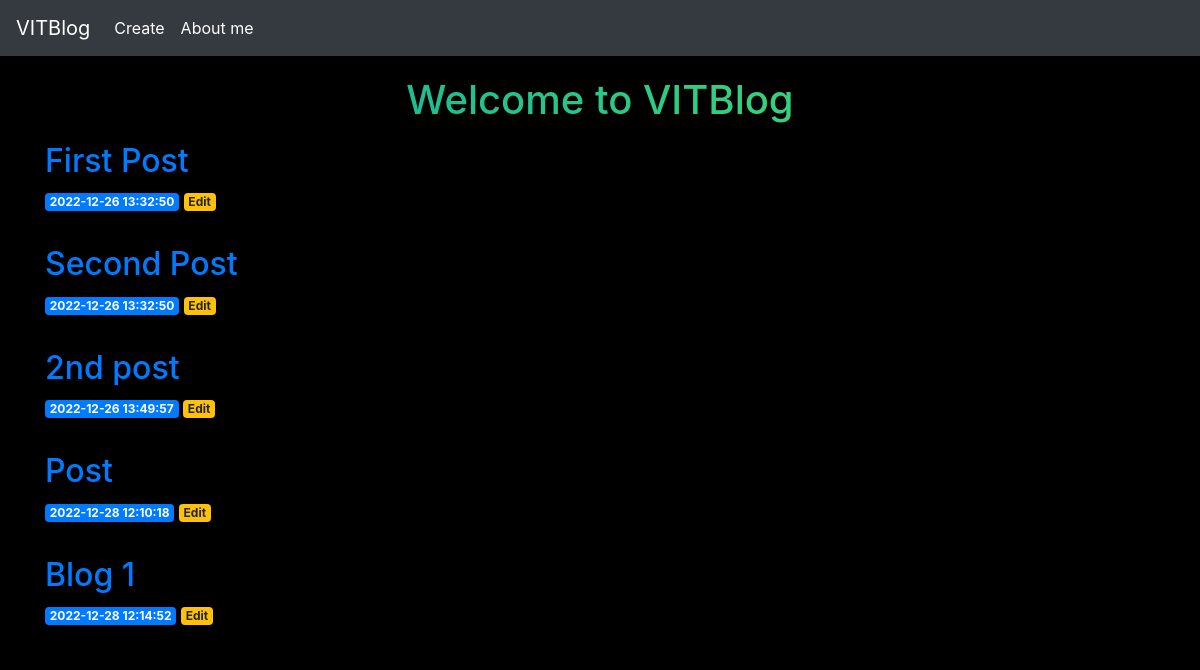
The page / on the database its author committed.
### tables this page shows
CREATE TABLE posts (
    id INTEGER PRIMARY KEY AUTOINCREMENT,
    created TIMESTAMP NOT NULL DEFAULT CURRENT_TIMESTAMP,
    title TEXT NOT NULL,
    content TEXT NOT NULL
);

### app.py (the view)
@app.route('/')
def index():
    conn = get_db_connection()
    posts = conn.execute('SELECT * FROM posts').fetchall()
    conn.close()
    return render_template('index.html', posts=posts)

### app.py (called while the page is built)
def get_db_connection():
    conn = sqlite3.connect('database.db')
    conn.row_factory = sqlite3.Row
    return conn

### templates/index.html
{% extends 'base.html' %}
{% block content %}
    <h1 class = "pad" >{% block title %} Welcome to VITBlog {% endblock %}</h1>
    {% for post in posts %}
        <a href="{{ url_for('post', post_id=post['id']) }}">
            <h2>{{ post['title'] }}</h2>
        </a>
        <span class="badge badge-primary">{{ post['created'] }}</span>
        <a href="{{ url_for('edit', id=post['id']) }}">
            <span class="badge badge-warning">Edit</span>
        </a>
        <hr>
    {% endfor %}
{% endblock %}

### templates/base.html (shortened to what this page needs)
<!doctype html>
<html lang="en">
  <head>
    <link rel="stylesheet" href="https://stackpath.bootstrapcdn.com/bootstrap/4.3.1/css/bootstrap.min.css">
    <link rel = "stylesheet" href = "/static/style.css">
  </head>
  <body>
    <nav class="navbar navbar-expand-md navbar-dark bg-dark">
        <a class="navbar-brand" href="{{ url_for('index')}}">VITBlog</a>
        <div class="collapse navbar-collapse" id="navbarNav">
            <ul class="navbar-nav">
            <li class = "nav-item active">
                <a class = "nav-link white" href = "create">Create</a>
            </li>
            <li class = "nav-item active">
                <a class = "nav-link white" href = "aboutme">About me</a>
            </li>
            </ul>
        </div>
    </nav>
    <div class="container">
        {% block content %} {% endblock %}
    </div>
  </body>
</html>

### static/style.css (style rules this page uses)
h1 { background-image: linear-gradient(243deg, #3dd875 23%, #0eb3a0 87%); -webkit-background-clip: text; background-clip: text; -webkit-text-fill-color: transparent; text-align: center; padding: 10px; }
.white { color:aliceblue; }
body { background-color: black; }
.pad { padding-top: 20px; }

### rows shown on the page
posts: title "First Post", created "2022-12-26 13:32:50"
posts: title "Second Post", created "2022-12-26 13:32:50"
posts: title "2nd post", created "2022-12-26 13:49:57"
posts: title "Post", created "2022-12-28 12:10:18"
posts: title "Blog 1", created "2022-12-28 12:14:52"
